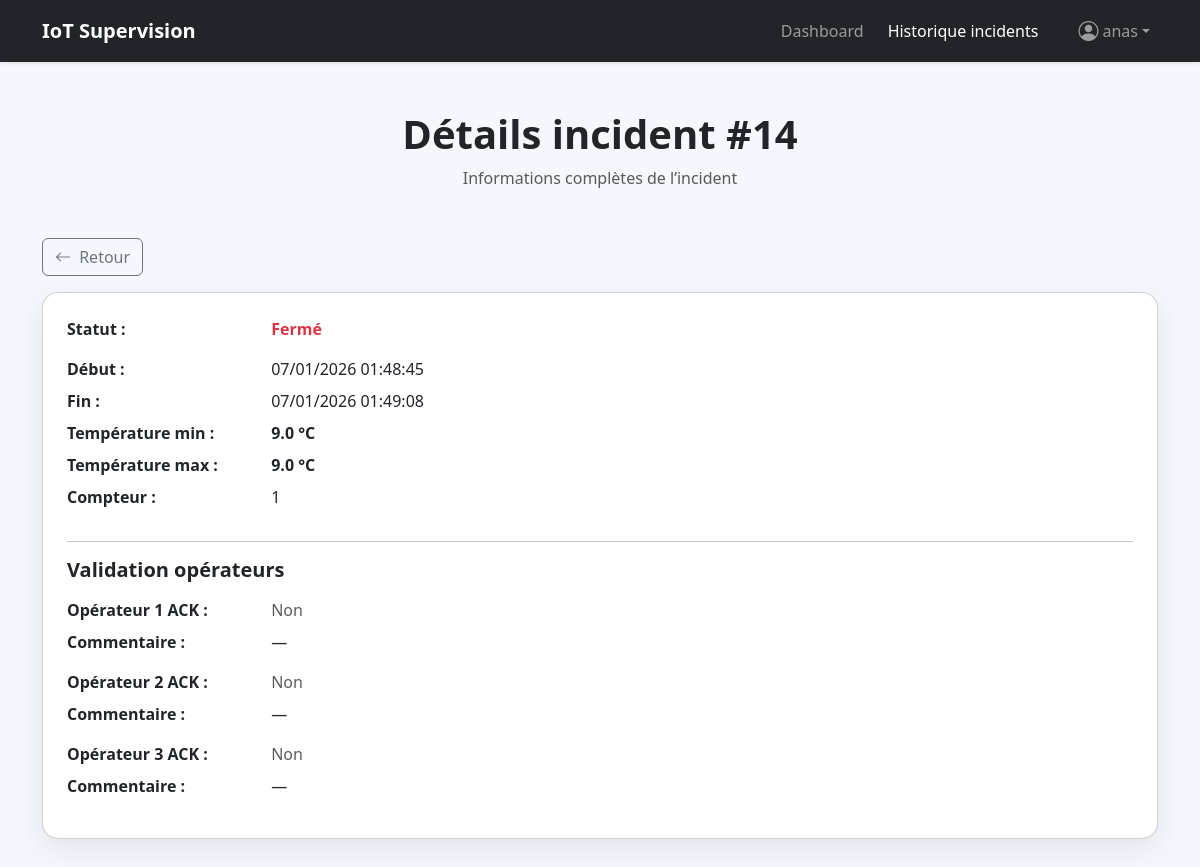
Page /incident/14/ (signed in) on the committed database.
### DHT/models.py (models this page shows, shortened)
class Incident(models.Model):
    start_at = models.DateTimeField(auto_now_add=True)
    end_at = models.DateTimeField(null=True, blank=True)
    is_open = models.BooleanField(default=True)
    counter = models.IntegerField(default=0)
    min_temp = models.FloatField(null=True, blank=True)
    max_temp = models.FloatField(default=0)
    op1_ack = models.BooleanField(default=False)
    op2_ack = models.BooleanField(default=False)
    op3_ack = models.BooleanField(default=False)
    op1_comment = models.TextField(blank=True)
    op2_comment = models.TextField(blank=True)
    op3_comment = models.TextField(blank=True)
    op1_saved_at = models.DateTimeField(null=True, blank=True)
    op2_saved_at = models.DateTimeField(null=True, blank=True)
    op3_saved_at = models.DateTimeField(null=True, blank=True)

### DHT/views.py (the view)
# urls.py: path("incident/<int:pk>/", views.incident_detail, name="incident_detail"),
@login_required
def incident_detail(request, pk):
    incident = get_object_or_404(Incident, pk=pk)
    return render(request, "incident_detail.html", {"incident": incident})

### templates/incident_detail.html (shortened to what this page needs)
<!doctype html>
<html lang="fr">
<head>
  <link href="https://cdn.jsdelivr.net/npm/bootstrap@5.3.2/dist/css/bootstrap.min.css" rel="stylesheet">
  <link href="https://cdn.jsdelivr.net/npm/bootstrap-icons@1.11.1/font/bootstrap-icons.css" rel="stylesheet">
</head>
<body>
<nav class="navbar navbar-dark navbar-expand-lg bg-dark shadow-sm">
  <div class="container">
    <a class="navbar-brand fw-bold" href="#">IoT Supervision</a>
    <div class="collapse navbar-collapse show">
      <ul class="navbar-nav ms-auto align-items-center gap-2">
        <li class="nav-item">
          <a class="nav-link" href="/">Dashboard</a>
        </li>
        <li class="nav-item">
          <a class="nav-link active" href="/incident/archive/">Historique incidents</a>
        </li>
        <li class="nav-item dropdown ms-3">
          <a class="nav-link dropdown-toggle d-flex align-items-center"
             href="#"
             role="button"
             data-bs-toggle="dropdown"
             aria-expanded="false">
            <i class="bi bi-person-circle fs-5 me-1"></i>
            {{ request.user.username }}
          </a>
        </li>
      </ul>
    </div>
  </div>
</nav>
<div class="container my-5 text-center">
  <h1 class="fw-bold">Détails incident #{{ incident.id }}</h1>
  <p class="text-muted">Informations complètes de l’incident</p>
</div>
<div class="container mb-3">
  <a href="{% url 'incident_archive' %}" class="btn btn-outline-secondary">
    <i class="bi bi-arrow-left me-1"></i> Retour
  </a>
</div>
<div class="container mb-5">
  <div class="card card-box p-4">
    <div class="mb-3">
      <span class="label">Statut :</span>
      {% if incident.is_open %}
        <span class="fw-semibold text-success">Ouvert</span>
      {% else %}
        <span class="fw-semibold text-danger">Fermé</span>
      {% endif %}
    </div>
    <div class="mb-2">
      <span class="label">Début :</span>
      {{ incident.start_at|date:"d/m/Y H:i:s" }}
    </div>
    <div class="mb-2">
      <span class="label">Fin :</span>
      {% if incident.is_open %}
        <span class="text-success fw-semibold">En cours</span>
      {% else %}
        {{ incident.end_at|date:"d/m/Y H:i:s" }}
      {% endif %}
    </div>
    <div class="mb-2">
      <span class="label">Température min :</span>
      <span class="fw-semibold">{{ incident.min_temp }} °C</span>
    </div>
    <div class="mb-2">
      <span class="label">Température max :</span>
      <span class="fw-semibold">{{ incident.max_temp }} °C</span>
    </div>
    <div class="mb-3">
      <span class="label">Compteur :</span>
      {{ incident.counter }}
    </div>
    <hr>
    <h5 class="fw-bold mb-3">Validation opérateurs</h5>
    <div class="mb-2">
      <span class="label">Opérateur 1 ACK :</span>
      {% if incident.op1_ack %}
        <span class="text-success fw-semibold">Oui</span>
      {% else %}
        <span class="text-muted">Non</span>
      {% endif %}
    </div>
    <div class="mb-3">
      <span class="label">Commentaire :</span>
      {{ incident.op1_comment|default:"—" }}
    </div>
    <div class="mb-2">
      <span class="label">Opérateur 2 ACK :</span>
      {% if incident.op2_ack %}
        <span class="text-success fw-semibold">Oui</span>
      {% else %}
        <span class="text-muted">Non</span>
      {% endif %}
    </div>
    <div class="mb-3">
      <span class="label">Commentaire :</span>
      {{ incident.op2_comment|default:"—" }}
    </div>
    <div class="mb-2">
      <span class="label">Opérateur 3 ACK :</span>
      {% if incident.op3_ack %}
        <span class="text-success fw-semibold">Oui</span>
      {% else %}
        <span class="text-muted">Non</span>
      {% endif %}
    </div>
    <div class="mb-3">
      <span class="label">Commentaire :</span>
      {{ incident.op3_comment|default:"—" }}
    </div>
  </div>
</div>
</body>
</html>

### templates/incident_detail.html (style rules this page uses)
body { background: #f4f7fb; }
.card-box { border-radius: 1rem; box-shadow: 0 10px 30px rgba(0,0,0,.08); }
.label { font-weight: 600; width: 200px; display: inline-block; }

### rows in the picture
Incident: id "14", start_at "07/01/2026 01:48:45", end_at "07/01/2026 01:49:08", min_temp "9.0", max_temp "9.0", counter "1", op1_comment "—", op2_comment "—", op3_comment "—"

### other values in the picture
{{ request.user.username }} "anas"
